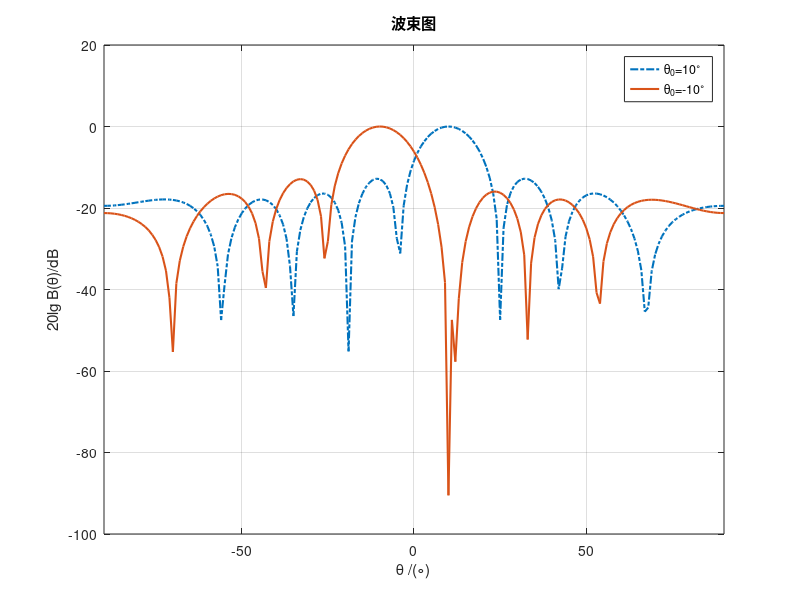
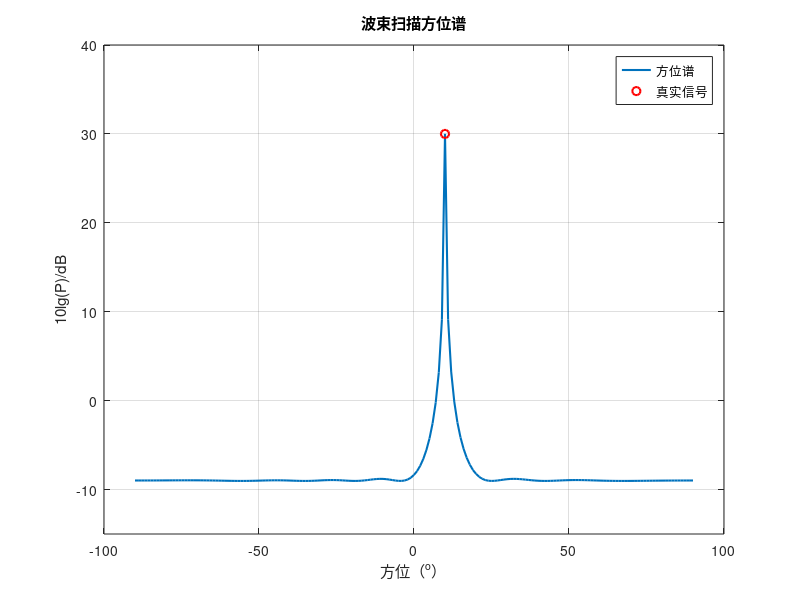

Write MATLAB code to recreate these figures, in order.
clear; close all; clc;

%噪声：空间白噪声
c=3e8;       %声速
f=16e9;      %频率
lambda = c / f;
k = 2*pi*f / c;
d = lambda/2;  %天线间距
N =8;         %天线数量
P=1:N;

%% 计算波束图
theta_angle = -90:1:90;
theta = theta_angle*pi/180;
L=length(theta);
a=zeros(N,L);
for i=1:N
    a(i,:)=exp(1i*k*(i-1)*d*sind(theta));%导向波束 N*m
end

theta_d1 = 10*pi/180; %入射角度1
p_1 = exp(1j*k*d*P*sin(theta_d1))';%输入向量
Rx = (p_1)*p_1'*10^(30/10)+eye(N);%协方差矩阵
B = zeros(size(theta));
Wcc = Rx\p_1 / (p_1'/Rx*p_1);%求解权值

for i = 1:length(theta)
    p = exp(1i*k*d*P*sin(theta(i)))';
    B(i) = Wcc'*p;
end
B_db = 20*log10(B);
figure;
plot(theta_angle, B_db,'-.', 'linewidth', 1.5);
hold on;

theta_d2 = -10*pi/180; %观察方向
p_2 = exp(1j*k*d*P*sin(theta_d2))';
Wcc = Rx\p_2 / (p_2'/Rx*p_2);
for i = 1:length(theta)
    p = exp(1i*k*d*P*sin(theta(i)))';
    B(i) = Wcc'*p;
end
B_db = 20*log10(B);
plot(theta_angle, B_db, 'linewidth', 1.5);

%plot(10, 30, 'ro',  'linewidth', 1.5);
grid on;
xlim([-90,90]);
legend('\theta_0=10^\circ', '\theta_0=-10^\circ');
xlabel('\theta /(\circ)'); ylabel('20lg B(\theta)/dB');
title('波束图');



%% 计算波束扫描方位谱
theta_angle = -90:1:90;
theta = theta_angle*pi/180;

theta_d1 = 10*pi/180; %入射角度1
p_1 = exp(1j*k*d*P*sin(theta_d1))';
Rx = (p_1)*p_1'*10^(30/10)+eye(N);
B = zeros(size(theta));

for i = 1:length(theta)
    p = exp(1i*k*d*P*sin(theta(i)))';
    Wcc = Rx\p / (p'/Rx*p);
    B(i) = Wcc'*Rx*Wcc;
end
B_db = 10*log10(B);



figure;
plot(theta_angle, B_db, 'linewidth', 1.5);
hold on;
plot(10, 30, 'ro',  'linewidth', 1.5);
grid on;
ylim([-15,40]);
legend('方位谱', '真实信号');
xlabel('方位（^o）'); ylabel('10lg(P)/dB');
title('波束扫描方位谱');





% T_p=1;%时间调制函数一个周期的时间
% F_s=100;%快拍数100
% fai_k=asin(Wcc);%时间调制幅度
% v_k=0.5*((1/pi)*atan(imag(Wcc)/real(Wcc)));%时间调制相位
% tao_k=T_p*fai_k;%非零周期
% t0_k=T_p*v_k;%起始时间周期
% 
% U_t=zeros(F_s,M);
% 
% for cc=1:M
%     for iii=1:F_s
%         if iii<(t0_k(cc,1)+abs(tao_k(cc,1)))*F_s && iii>(t0_k(cc,1))*F_s
%             U_t(iii,cc)=1;
%         else
%              U_t(iii,cc)=0;
%         end
%     end
% 
% end
% y_time_LCEC=U_t*a;
% y_time_LCEC=abs(y_time_LCEC);
% y_time_LCEC=sum(y_time_LCEC,1);
% y_time_LCEC=y_time_LCEC/max(y_time_LCEC);
% y_time_LCEC=20*log10(y_time_LCEC);
% 
% figure(4);
% plot(theta,y_time_LCEC);
% xlabel("theta");
% ylabel('db');
% title("time_LCEC");
% grid on;

